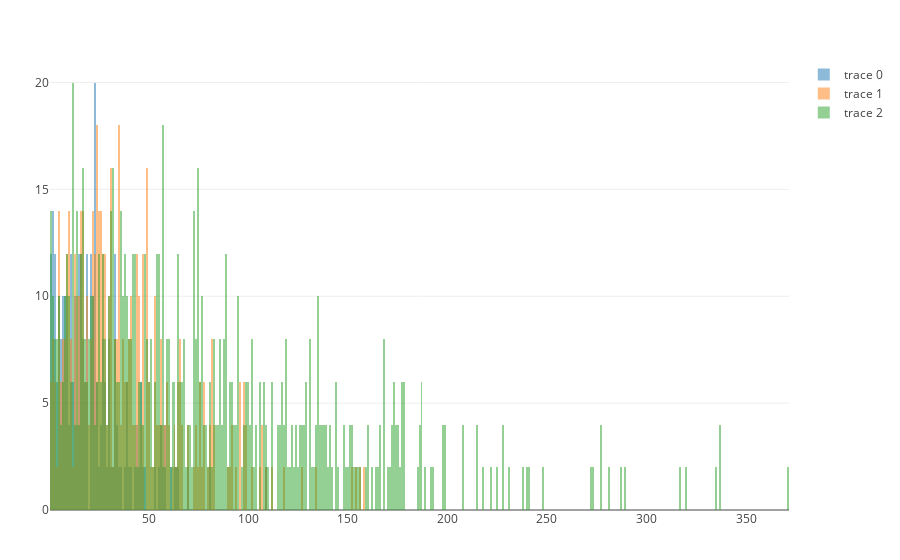

Source (notebook cell):
### Markdown cell above
Quickly plot the durations to qualitatively confirm the model

### Code cell
plot(
    [
        histogram(x=stays[stays[:consumer].==2, :duration], opacity=0.5,nbinsx=maximum(stays[stays[:consumer].==2, :duration])),
        histogram(x=stays[stays[:consumer].==3, :duration], opacity=0.5,nbinsx=maximum(stays[stays[:consumer].==3, :duration])),
        histogram(x=stays[stays[:consumer].==4, :duration], opacity=0.5,nbinsx=maximum(stays[stays[:consumer].==4, :duration]))
    ],
    Layout(barmode="overlay")
)

### Figure 1 — Plotly figure (JSON) as saved in the notebook; plotly's stock layout.template omitted (floating-point values rounded to 4 significant figures; data arrays with more than 128 entries replaced by an {"elided": "..."} marker saying what was removed)
{"data": [{"nbinsx": 109, "opacity": 0.5, "type": "histogram", "x": {"elided": "338 int values"}}, {"nbinsx": 158, "opacity": 0.5, "type": "histogram", "x": {"elided": "624 int values"}}, {"nbinsx": 371, "opacity": 0.5, "type": "histogram", "x": {"elided": "1086 int values"}}], "layout": {"barmode": "overlay", "margin": {"b": 50, "l": 50, "r": 50, "t": 60}}}
